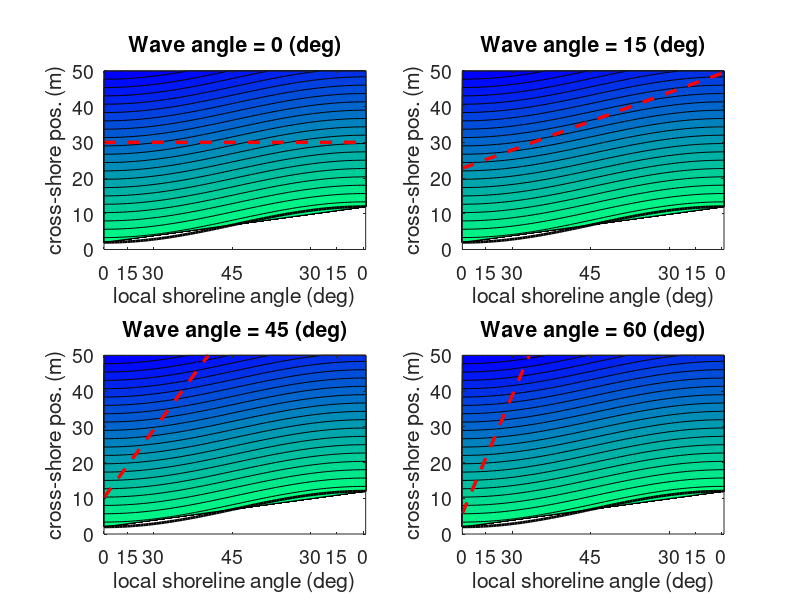

MATLAB code for this plot:
% initialize
slope = 0.01;
x = (0:1:100);
y = (0:1:50);
h = zeros(length(y), length(x));
wave_angle_deep = [0, 15, 45, 60];

phases = linspace(pi/2, 3*pi/2, length(x));
shoreline = -5.*sin(phases) + 7;
angles = rad2deg(atan(-cos(phases)));

% build bathy grid
for r = 1:length(y)
    for col = 1:length(x)
        if r <= shoreline(col)
            h(r, col) = nan; % land
        else
            h(r, col) = - slope * (r - shoreline(col)); % depth (m)
        end
    end
end

hfig = figure();
set(hfig, 'position', [200, 200, 800, 500]);      
for i = (1:4)
    subplot(2, 2, i);
    % plot bathy 

    contourf(x, y, h, 20);
    hold('on');
    plot(x, shoreline, 'k-', 'linewidth', 2);

    % initialize wave vector
    break_depth = 30;
    alpha = deg2rad(wave_angle_deep(i));
    if sin(alpha) > 0 % anchor to left side
        left_y = break_depth - ((break_depth-shoreline(1))*sin(alpha));
        right_y = left_y + (tan(alpha)*x(end));
    else % anchor to right side
        right_y = break_depth + ((break_depth-shoreline(end))*sin(alpha));
        left_y = right_y - (tan(alpha)*x(end));
    end

    % plot wave crest
    plot([0, x(end)], [left_y, right_y], '--r', 'linewidth', 2.5);

    colormap('winter');
    ticks = [1, 10, 20, 50, 80, 90,100];
    xticks(x(ticks));
    xticklabels([0,15, 30, 45, 30, 15, 0]);
    ylabel('cross-shore pos. (m)');   
    xlabel('local shoreline angle (deg)');
    title(['Wave angle = ', num2str(abs(wave_angle_deep(i))), ' (deg)'])
    set(gca, 'color', 'yellow', 'fontsize', 14);
    ylim([0, y(end)]);
    xlim([0, x(end)]); 
end